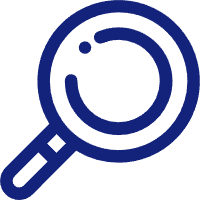
#> input picture src/graph/large.png, 200 x 200 px
$ python a.py
#> lines starting #> are read from the running program, lines starting #| are printed output that depends on the picture
import numpy as np
import matplotlib.pyplot as plt
from matplotlib import rcParams
from mpl_toolkits.axes_grid1.inset_locator import inset_axes
from matplotlib.patches import Patch, Rectangle, Circle, ConnectionPatch
from matplotlib.lines import Line2D
from matplotlib.offsetbox import OffsetImage, AnnotationBbox

# A AND B
config = {
    "font.family": 'serif',
    "font.serif": ['Times New Roman', 'SimSun'],
    "mathtext.fontset": 'stix',
    "figure.dpi": 300,
}
plt.rcParams.update(config)

x_full = np.array([16, 64, 256, 1024])
x_labels = ['16K', '64K', '256K', '1M']
x_pos = np.arange(len(x_full))

coeus1 = np.array([2.04, 2.19, 3.04, 6.79])
baseline1  = np.array([2.04, 2.19, 3.04, 6.79])
baselineh1  = np.array([2.04, 2.19, 3.04, 6.79])
qiyana01   = np.array([0, 0, 0, 0])
qiyana11   = np.array([2.04, 2.19, 3.04, 6.79])

coeus2 = np.array([0, 0, 0, 0])
baseline2  = np.array([10390.56, 43045.13, 172264.79, 675482.71])
baselineh2 = np.array([4064.25, 16118.86, 64059.28, 256635.44])
qiyana02   = np.array([783.43, 3141.68, 13121.27, 50602.35])
qiyana12   = np.array([98.40, 393.31, 1615.89, 6288.92])

coeus3 = np.array([0.086, 0.110, 0.129, 0.214])
baseline3  = np.array([0.086, 0.110, 0.129, 0.214])
baselineh3  = np.array([0.086, 0.110, 0.129, 0.214])
qiyana03   = np.array([0.086, 0.110, 0.129, 0.214])
qiyana13   = np.array([0.086, 0.110, 0.129, 0.214])

coeus4 = np.array([0.086, 0.144, 0.193, 0.408])
baseline4  = np.array([0.086, 0.144, 0.193, 0.408])
baselineh4  = np.array([0.086, 0.144, 0.193, 0.408])
qiyana04   = np.array([0.086, 0.144, 0.193, 0.408])
qiyana14   = np.array([0.086, 0.144, 0.193, 0.408])

fig, (ax1, ax2) = plt.subplots(1, 2, sharey=True, figsize=(5, 3),
                               gridspec_kw={'width_ratios': [1, 35], 'wspace': 0.03})

c_qiyana1 = '#B3CEFF'
c_qiyana0 = '#FFEBB7'
c_baselineh = '#81B095'
c_baseline = '#E4A9A4'
c_coeus = '#B99EC6'

bar_width = 0.12

x_coeus = x_pos - 2 * bar_width
x_baseline = x_pos - bar_width
x_baselineh = x_pos
x_qiyana0 = x_pos + bar_width
x_qiyana1 = x_pos + 2 * bar_width


p1 = ax2.bar(x_coeus, coeus1, bar_width,
            label='Coeus-CPU1', color=c_coeus, edgecolor='black', linewidth=0.5)
p2 = ax2.bar(x_coeus, coeus2, bar_width, bottom=coeus1,
            label='Coeus-CPU2', color=c_coeus, edgecolor='black', linewidth=0.5, hatch='x')
p3 = ax2.bar(x_coeus, coeus3, bar_width, bottom=coeus1 + coeus2,
            label='Coeus-CPU3', color=c_coeus, edgecolor='black', linewidth=0.5, hatch='--')
p4 = ax2.bar(x_coeus, coeus4, bar_width, bottom=coeus1 + coeus2 + coeus3,
            label='Coeus-CPU4', color=c_coeus, edgecolor='black', linewidth=0.5, hatch='|||')

p5 = ax2.bar(x_baseline, baseline1, bar_width,
            label='Baseline-CPU1', color=c_baseline, edgecolor='black', linewidth=0.5)
p6 = ax2.bar(x_baseline, baseline2, bar_width, bottom=baseline1,
            label='Baseline-CPU2', color=c_baseline, edgecolor='black', linewidth=0.5, hatch='x')
p7 = ax2.bar(x_baseline, baseline3, bar_width, bottom=baseline1 + baseline2,
            label='Baseline-CPU3', color=c_baseline, edgecolor='black', linewidth=0.5, hatch='--')
p8 = ax2.bar(x_baseline, baseline4, bar_width, bottom=baseline1 + baseline2 + baseline3,
            label='Baseline-CPU4', color=c_baseline, edgecolor='black', linewidth=0.5, hatch='|||')

p9 = ax2.bar(x_baselineh, baselineh1, bar_width,
            label='Baselineh-CPU1', color=c_baselineh, edgecolor='black', linewidth=0.5)
p10 = ax2.bar(x_baselineh, baselineh2, bar_width, bottom=baselineh1,
            label='Baselineh-CPU2', color=c_baselineh, edgecolor='black', linewidth=0.5, hatch='x')
p11 = ax2.bar(x_baselineh, baselineh3, bar_width, bottom=baselineh1 + baselineh2,
            label='Baselineh-CPU3', color=c_baselineh, edgecolor='black', linewidth=0.5, hatch='--')
p12 = ax2.bar(x_baselineh, baselineh4, bar_width, bottom=baselineh1 + baselineh2 + baselineh3,
            label='Baselineh-CPU4', color=c_baselineh, edgecolor='black', linewidth=0.5, hatch='|||')

p13 = ax2.bar(x_qiyana0, qiyana01, bar_width,
            label='Qiyana0-CPU1', color=c_qiyana0, edgecolor='black', linewidth=0.5)
p14 = ax2.bar(x_qiyana0, qiyana02, bar_width, bottom=qiyana01,
            label='Qiyana0-CPU2', color=c_qiyana0, edgecolor='black', linewidth=0.5, hatch='x')
p15 = ax2.bar(x_qiyana0, qiyana03, bar_width, bottom=qiyana01 + qiyana02,
            label='Qiyana0-CPU3', color=c_qiyana0, edgecolor='black', linewidth=0.5, hatch='--')
p16 = ax2.bar(x_qiyana0, qiyana04, bar_width, bottom=qiyana01 + qiyana02 + qiyana03,
            label='Qiyana0-CPU4', color=c_qiyana0, edgecolor='black', linewidth=0.5, hatch='|||')

p17 = ax2.bar(x_qiyana1, qiyana11, bar_width,
            label='Qiyana1-CPU1', color=c_qiyana1, edgecolor='black', linewidth=0.5)
p18 = ax2.bar(x_qiyana1, qiyana12, bar_width, bottom=qiyana11,
            label='Qiyana1-CPU2', color=c_qiyana1, edgecolor='black', linewidth=0.5, hatch='x')
p10 = ax2.bar(x_qiyana1, qiyana13, bar_width, bottom=qiyana11 + qiyana12,
            label='Qiyana1-CPU3', color=c_qiyana1, edgecolor='black', linewidth=0.5, hatch='--')
p20 = ax2.bar(x_qiyana1, qiyana14, bar_width, bottom=qiyana11 + qiyana12 + qiyana13,
            label='Qiyana1-CPU4', color=c_qiyana1, edgecolor='black', linewidth=0.5, hatch='|||')

for i in range(len(x_pos)):
    values = [
        coeus1[i] + coeus2[i] + coeus3[i] + coeus4[i],
        baseline1[i] + baseline2[i] + baseline3[i] + baseline4[i],
        baselineh1[i] + baselineh2[i] + baselineh3[i] + baselineh4[i],
        qiyana01[i] + qiyana02[i] + qiyana03[i] + qiyana04[i],
        qiyana11[i] + qiyana12[i] + qiyana13[i] + qiyana14[i]
    ]
    max_val = values[1]

    ax2.text(x_baselineh[i], values[1], f'{1.0:.1f}' + r'$\times$',
             ha='center', va='bottom', fontsize=11, family='Times New Roman',fontweight='bold')

    ratio_baselineh0 = max_val / values[2]
    ax2.text(x_baselineh[i] + 0.10, values[2], f'{ratio_baselineh0:.1f}' + r'$\times$',
             ha='center', va='bottom', fontsize=11, family='Times New Roman',fontweight='bold')

    ratio_qiyana0 = max_val / values[3]
    ax2.text(x_qiyana0[i] + 0.14, values[3], f'{ratio_qiyana0:.1f}' + r'$\times$',
             ha='center', va='bottom', fontsize=11, family='Times New Roman',fontweight='bold')

    ratio_qiyana1 = max_val / values[4]
    ax2.text(x_qiyana1[i] + 0.18, values[4], f'{ratio_qiyana1:.1f}' + r'$\times$',
             ha='center', va='bottom', fontsize=11, family='Times New Roman',fontweight='bold')


ax2.set_xlim(x_pos[0] - 3*bar_width, x_pos[-1] + 4.3*bar_width)
ax2.set_xticks(x_pos)
ax2.set_xticklabels(x_labels, fontsize=15)

legend_elements = [
    Patch(facecolor=c_coeus, edgecolor='black', linewidth=0.4, label='Coeus'),
    Patch(facecolor=c_baseline, edgecolor='black', linewidth=0.4, label='Baseline'),
    Patch(facecolor=c_baselineh, edgecolor='black', linewidth=0.4, label='BaselineH'),
    Patch(facecolor=c_qiyana0, edgecolor='black', linewidth=0.4, label='Qiyana'+ r'$_0$'),
    Patch(facecolor=c_qiyana1, edgecolor='black', linewidth=0.4, label='Qiyana'+ r'$_1$'),
]

ax2.legend(handles=legend_elements, ncol=3, loc='upper right',fontsize=10,
    frameon=True,framealpha=0.95,bbox_to_anchor=(0.99, 1.02), columnspacing=0.2,
    handlelength=0.8, handletextpad=0.1, borderpad=0.1, labelspacing=0.1)

ax1.set_xlim(0, 1)
ax1.set_xticks([0])
ax1.set_xticklabels(['0'], fontsize=12)

ax1.set_ylim(1, 45000000)
ax1.set_yscale('log')
ax1.set_yticks([10, 100, 1000, 10000, 100000])
ax1.set_yticklabels(['$10$', '$10^2$', '$10^3$', '$10^4$', '$10^5$'], fontsize=12)

ax1.spines['right'].set_visible(False)
ax2.spines['left'].set_visible(False)

ax2.yaxis.set_visible(False)

d = .02
kwargs = dict(transform=ax1.transAxes, color='k', clip_on=False)
ax1.plot((1 - d, 1 + d), (-d, +d), **kwargs)
ax1.plot((1 - d, 1 + d), (1 - d, 1 + d), **kwargs)

kwargs.update(transform=ax2.transAxes)
ax2.plot((-d * 0.03, +d * 0.03), (-d, +d), **kwargs)
ax2.plot((-d * 0.03, +d * 0.03), (1 - d, 1 + d), **kwargs)

fig.text(0.52, 0.02, "Dataset Size " + r'$(|\mathcal{D}|)$', ha='center', fontsize=15, family='Times New Roman')
ax1.set_ylabel('Latency (s)', fontsize=15, family='Times New Roman', labelpad=0)
plt.subplots_adjust(bottom=0.16)
plt.tight_layout()

axins = inset_axes(
    ax2,
    width="27.5%",
    height="27.5%",
    loc='upper left',
    bbox_to_anchor=(0.02, 0, 1, 1),
    bbox_transform=ax2.transAxes,
    borderpad=0.6
)

ins_w = 0.28
ins_x = np.arange(len(x_labels))

axins.bar(
    ins_x - ins_w/2, coeus3,
    width=ins_w,
    color=c_coeus,
    edgecolor='black',
    linewidth=0.5,
    hatch='---',
    label='MR'
)

axins.bar(
    ins_x + ins_w/2, coeus4,
    width=ins_w,
    color=c_coeus,
    edgecolor='black',
    linewidth=0.5,
    hatch='|||',
    label='DR'
)

axins.set_xticks(ins_x)
axins.set_xticklabels(x_labels, fontsize=8)
axins.tick_params(axis='y', labelsize=8)
ymax = max(np.max(coeus3), np.max(coeus4)) * 1.25
axins.set_ylim(0, ymax)

axins.legend(
    fontsize=8,
    loc='upper left',
    frameon=True,
    handlelength=1.0,
    borderpad=0.2
)

i = 0
coeus_first_x = x_coeus[i]
coeus_first_h = coeus1[i] + coeus2[i] + coeus3[i] + coeus4[i]

zoom_x0 = coeus_first_x - bar_width * 0.6
zoom_w  = bar_width * 1.2
zoom_y0 = 1.05
zoom_y1 = coeus_first_h * 1.35

zoom_rect = Rectangle(
    (zoom_x0, zoom_y0),
    zoom_w,
    zoom_y1 - zoom_y0,
    fill=False,
    edgecolor='red',
    linewidth=0.8,
    linestyle='-',
    zorder=10
)
ax2.add_patch(zoom_rect)

con1 = ConnectionPatch(
    xyA=(zoom_x0, zoom_y1),
    coordsA=ax2.transData,
    xyB=(0, 0),
    coordsB=axins.transAxes,
    axesA=ax2,
    axesB=axins,
    color='red',
    linewidth=0.8,
    clip_on=False,
    zorder=100
)

con2 = ConnectionPatch(
    xyA=(zoom_x0 + zoom_w, zoom_y1),
    coordsA=ax2.transData,
    xyB=(1, 0),
    coordsB=axins.transAxes,
    axesA=ax2,
    axesB=axins,
    color='red',
    linewidth=0.8,
    clip_on=False,
    zorder=100
)

fig.add_artist(con1)
fig.add_artist(con2)

mag_x, mag_y = 0.055, 0.12
mag_r = 0.022

img = plt.imread('large.png')
#> img is the input picture: shape (200, 200, 4) float32; mean R, G, B, A 0.0228, 0.0408, 0.146, 0.285

imagebox = OffsetImage(img, zoom=0.08)

ab = AnnotationBbox(
    imagebox,
    (0.02, 0.12),
    xycoords=ax2.transAxes,
    frameon=False,
    zorder=20
)
ax2.add_artist(ab)

plt.savefig('a.pdf', dpi=600, bbox_inches='tight')
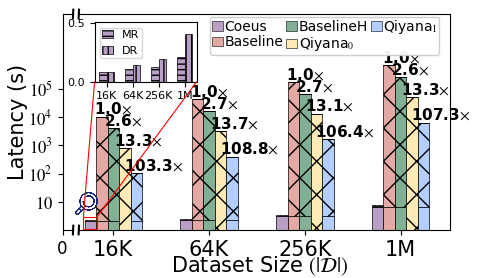
#> figure drawn by matplotlib, 3 panels; panel 3: tallest bar 0.214 high, from x = 2.72 to 3; panel 3: tallest bar 0.408 high, from x = 3 to 3.28
plt.show()
